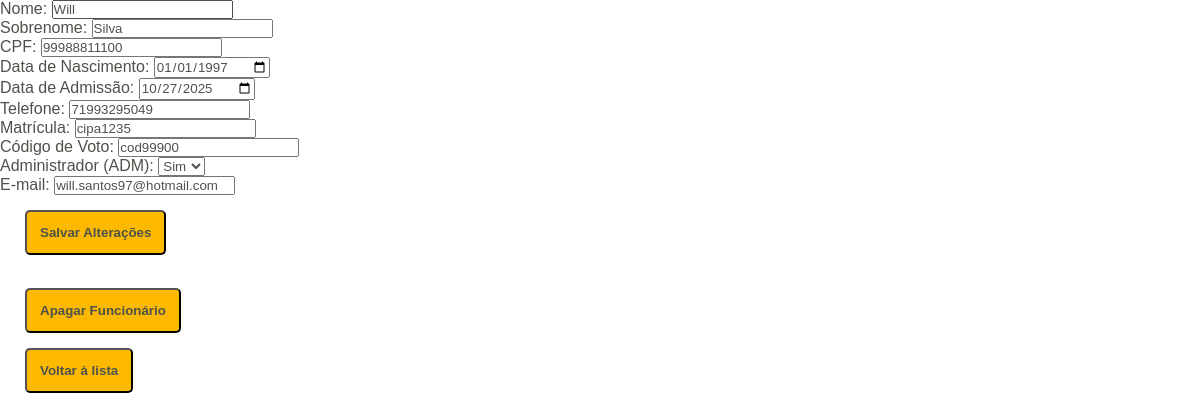
Page /views/editarFuncionario.php?id=1 on the committed database.
### tables this page shows
CREATE TABLE funcionario (
  id_funcionario INT NOT NULL AUTO_INCREMENT,
  nome_funcionario VARCHAR(40) NOT NULL,
  sobrenome_funcionario VARCHAR(80) NOT NULL,
  CPF_funcionario VARCHAR(11) DEFAULT NULL,
  data_nascimento_funcionario DATE NOT NULL,
  data_contratacao_funcionario DATE NOT NULL,
  telefone_funcionario VARCHAR(11) NOT NULL,
  matricula_funcionario VARCHAR(20) NOT NULL,
  codigo_voto_funcionario CHAR(8) DEFAULT NULL,
  ativo_funcionario TINYINT(1) NOT NULL DEFAULT 1,
  ADM_funcionario TINYINT(1) NOT NULL DEFAULT 0,
  email_funcionario VARCHAR(100) NOT NULL,
  senha_funcionario VARCHAR(255) NOT NULL,
  PRIMARY KEY (id_funcionario),
  UNIQUE KEY email_funcionario (email_funcionario),
  UNIQUE KEY CPF_funcionario (CPF_funcionario),
  UNIQUE KEY codigo_voto_funcionario (codigo_voto_funcionario)
);

### utils/Conexao.php (called while the page is built)
<?php
    abstract class Conexao{
        private static string $server = "localhost";
        private static string $dbname = "cipa_app";
        private static string $user = "root";
        private static string $password = "";
        private static string $port = "3307";
        public static function fazerConexao(): PDO{
            try{
                $conn = new PDO(
                    "mysql:host=" . self::$server . ";dbname=" . self::$dbname . ";port=" . self::$port,
                    self::$user,
                    self::$password
                );
                $conn->setAttribute(PDO::ATTR_ERRMODE, PDO::ERRMODE_EXCEPTION);
            } catch (PDOException $e) {
                echo("Mensagem de Error na Classe de conexão" . $e->getMessage);
            } finally {
                return $conn;
            }
        }
    }
?>

### repositories/FuncionarioDAO.php (called while the page is built, shortened)
<?php
require_once __DIR__ . '/../utils/Conexao.php';
require_once __DIR__ . '/../models/Funcionario.php';
class FuncionarioDAO {
    private PDO $pdo;
    public function __construct() {
        try {
            $this->pdo = Conexao::fazerConexao();
            $this->pdo->setAttribute(PDO::ATTR_ERRMODE, PDO::ERRMODE_EXCEPTION);
            $this->pdo->setAttribute(PDO::ATTR_AUTOCOMMIT, true);
        } catch(PDOException $e) {
            echo("Erro ao conectar a partir de Funcionario DAO: " . $e->getMessage());
        }
    }
    public function funcionarioPorId(int $id) {
        try {
            $sql = "SELECT * FROM funcionario WHERE id_funcionario = :id";
            $stmt = $this->pdo->prepare($sql);
            $stmt->bindValue(":id", $id, PDO::PARAM_INT);
            $stmt->execute();
            $funcionario = $stmt->fetch(PDO::FETCH_ASSOC);
            $f = new Funcionario(
                $funcionario["id_funcionario"],
                $funcionario["nome_funcionario"],
                $funcionario["sobrenome_funcionario"],
                $funcionario["CPF_funcionario"],
                $funcionario["data_nascimento_funcionario"],
                $funcionario["data_contratacao_funcionario"],
                $funcionario["telefone_funcionario"],
                $funcionario["matricula_funcionario"],
                $funcionario["codigo_voto_funcionario"],
                $funcionario["ativo_funcionario"],
                $funcionario["ADM_funcionario"],
                $funcionario["email_funcionario"],
                $funcionario["senha_funcionario"]
            );
            return $f;
        } catch (PDOException $e) {
            error_log("Erro em Funcionario DAO (atualizaFuncionario): " . $e->getMessage());
            return null;
        }
    }
}
?>

### models/Funcionario.php (called while the page is built, shortened)
<?php
    class Funcionario  {
	    private string $nome_funcionario;
	    private string $sobrenome_funcionario;
	    private string $CPF_funcionario;
	    private string $data_nascimento_funcionario;
	    private string $data_contratacao_funcionario;
	    private string $telefone_funcionario;
	    private string $matricula_funcionario;
	    private string $codigo_voto_funcionario;
	    private bool $ADM_funcionario;
	    private string $email_funcionario;
        public function __construct(
            $_idFuncionario,
	        $_nomeFuncionario,
	        $_sobrenomeFuncionario,
	        $_CPFFuncionario,
	        $_dataNascimentoFuncionario,
	        $_dataContratacaoFuncionario,
	        $_telefoneFuncionario,
	        $_matriculaFuncionario,
	        $_codigoVotoFuncionario,
	        $_ativoFuncionario,
	        $_ADMFuncionario,
	        $_emailFuncionario,
	        $_senhaFuncionario
        ) {
            $this->nome_funcionario = $_nomeFuncionario;
            $this->sobrenome_funcionario = $_sobrenomeFuncionario;
            $this->CPF_funcionario = $_CPFFuncionario;
            $this->data_nascimento_funcionario = $_dataNascimentoFuncionario;
            $this->data_contratacao_funcionario = $_dataContratacaoFuncionario;
            $this->telefone_funcionario = $_telefoneFuncionario;
            $this->matricula_funcionario = $_matriculaFuncionario;
            $this->codigo_voto_funcionario = $_codigoVotoFuncionario;
            $this->ADM_funcionario = $_ADMFuncionario;
            $this->email_funcionario = $_emailFuncionario;
        }
	    public function getNome_funcionario()
	    {
	    	    return $this->nome_funcionario;
	    }
	    public function getSobrenome_funcionario()
	    {
	    	    return $this->sobrenome_funcionario;
	    }
	    public function getCPF_funcionario()
	    {
	    	    return $this->CPF_funcionario;
	    }
	    public function getData_nascimento_funcionario()
	    {
	    	    return $this->data_nascimento_funcionario;
	    }
	    public function getData_contratacao_funcionario()
	    {
	    	    return $this->data_contratacao_funcionario;
	    }
	    public function getTelefone_funcionario()
	    {
	    	    return $this->telefone_funcionario;
	    }
	    public function getMatricula_funcionario()
	    {
	    	    return $this->matricula_funcionario;
	    }
	    public function getCodigo_voto_funcionario()
	    {
	    	    return $this->codigo_voto_funcionario;
	    }
	    public function getADM_funcionario()
	    {
	    	    return $this->ADM_funcionario;
	    }
	    public function getEmail_funcionario()
	    {
	    	    return $this->email_funcionario;
	    }
    }
?>

### views/editarFuncionario.php (the view, shortened to what this page needs)
<?php
    if (!isset($funcionario)) {
        require_once __DIR__ . "/../models/Funcionario.php";
        require_once __DIR__ . "/../repositories/FuncionarioDAO.php";
        $dao = new FuncionarioDAO();
        $id = isset($_GET['id']) ? intval($_GET['id']) : 0;
        $funcionario = $dao->funcionarioPorId($id);
    }
?>
<!DOCTYPE html>
<html lang="pt-br">
<head>
    <link rel="stylesheet" href="../css/editarFuncionarios.css">
</head>
<body>
    <form action="./respostaEditarFuncionario.php" method="POST">
        <label for="nome">Nome: </label>
        <input type="text" name="nome_funcionario" id="nome" value="<?php echo htmlspecialchars($funcionario->getNome_funcionario()); ?>">
        <br>
        <label for="sobrenome">Sobrenome: </label>
        <input type="text" name="sobrenome_funcionario" id="sobrenome" value="<?php echo htmlspecialchars($funcionario->getSobrenome_funcionario()); ?>">
        <br>
        <label for="CPF">CPF: </label>
        <input type="text" name="CPF_funcionario" id="CPF" maxlength="11" value="<?php echo htmlspecialchars($funcionario->getCPF_funcionario()); ?>">
        <br>
        <label for="data_nascimento">Data de Nascimento: </label>
        <input type="date" name="data_nascimento_funcionario" id="data_nascimento" value="<?php echo htmlspecialchars($funcionario->getData_nascimento_funcionario()); ?>">
        <br>
        <label for="data_admissao">Data de Admissão: </label>
        <input type="date" name="data_contratacao_funcionario" id="data_contratacao" value="<?php echo htmlspecialchars($funcionario->getData_contratacao_funcionario()); ?>">
        <br>
        <label for="telefone">Telefone: </label>
        <input type="text" name="telefone_funcionario" id="telefone" maxlength="11" value="<?php echo htmlspecialchars($funcionario->getTelefone_funcionario()); ?>">
        <br>
        <label for="matricula">Matrícula: </label>
        <input type="text" name="matricula_funcionario" id="matricula" maxlength="20" value="<?php echo htmlspecialchars($funcionario->getMatricula_funcionario()); ?>">
        <br>
        <label for="codigo_voto">Código de Voto: </label>
        <input type="text" name="codigo_voto_funcionario" id="codigo_voto" maxlength="8" value="<?php echo htmlspecialchars($funcionario->getCodigo_voto_funcionario()); ?>">
        <br>
        <label for="ADM">Administrador (ADM): </label>
        <select name="ADM_funcionario" id="ADM">
            <option value="true" <?php echo $funcionario->getADM_funcionario() ? "selected" : ""; ?>>Sim</option>
        </select>
        <br>
        <label for="email">E-mail: </label>
        <input type="email" name="email_funcionario" id="email" value="<?php echo htmlspecialchars($funcionario->getEmail_funcionario()); ?>">
        <br>
        <button type="submit">Salvar Alterações</button>
    </form>
    <br>
    <form action="./respostaApagarFuncionario.php" method="POST" onsubmit="return confirm('Deseja realmente apagar este funcionário?');">
        <button type="submit">Apagar Funcionário</button>
    </form>
    <a href="./listarFuncionarios.php"><button>Voltar à lista</button></a>
</body>
</html>

### css/editarFuncionarios.css (style rules this page uses)
* { margin: 0; padding: 0; box-sizing: border-box; font-family: Arial, Helvetica, sans-serif; color: #4d524a; text-decoration: none; }
body { align-items: center; align-content: center; }
button { color: #4d524a; background-color: #fcb900; align-self: center; padding: 13px; border-radius: 5px; margin-left: 25px; margin-top: 15px; font-weight: bold; transition: box-shadow 0.3s ease, transform 0.3s ease; }

### rows in the picture
funcionario: nome_funcionario "Will", sobrenome_funcionario "Silva", CPF_funcionario "99988811100", data_nascimento_funcionario "01/01/1997", data_contratacao_funcionario "10/27/2025", telefone_funcionario "71993295049", matricula_funcionario "cipa1235", codigo_voto_funcionario "cod99900", ADM_funcionario "Sim", email_funcionario "will.santos97@hotmail.com"
